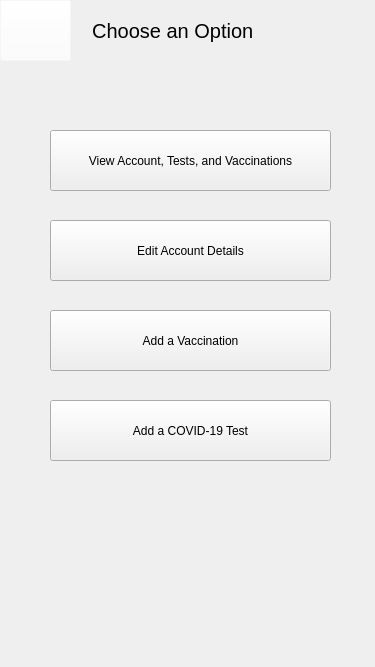
<?xml version="1.0" encoding="UTF-8"?>
<ui version="4.0">
 <class>AdminUserSelected</class>
 <widget class="QWidget" name="AdminUserSelected">
  <property name="geometry">
   <rect>
    <x>0</x>
    <y>0</y>
    <width>375</width>
    <height>667</height>
   </rect>
  </property>
  <property name="windowTitle">
   <string>Form</string>
  </property>
  <widget class="QLabel" name="lbl_topBar">
   <property name="geometry">
    <rect>
     <x>-2</x>
     <y>-15</y>
     <width>381</width>
     <height>91</height>
    </rect>
   </property>
   <property name="text">
    <string/>
   </property>
   <property name="pixmap">
    <pixmap resource="resources.qrc">:/images/topBar.png</pixmap>
   </property>
  </widget>
  <widget class="QPushButton" name="btn_accountDetailsView">
   <property name="geometry">
    <rect>
     <x>50</x>
     <y>130</y>
     <width>281</width>
     <height>61</height>
    </rect>
   </property>
   <property name="text">
    <string>View Account, Tests, and Vaccinations</string>
   </property>
  </widget>
  <widget class="QLabel" name="lbl_usersName">
   <property name="geometry">
    <rect>
     <x>70</x>
     <y>0</y>
     <width>241</width>
     <height>61</height>
    </rect>
   </property>
   <property name="styleSheet">
    <string notr="true">color:black;
font-size:20px;
font-family:arial;</string>
   </property>
   <property name="text">
    <string>    Choose an Option</string>
   </property>
  </widget>
  <widget class="QPushButton" name="btn_backToSearch">
   <property name="geometry">
    <rect>
     <x>0</x>
     <y>0</y>
     <width>71</width>
     <height>61</height>
    </rect>
   </property>
   <property name="styleSheet">
    <string notr="true">image: url(:/images/backArrow2.png);
background-color: rgba(255, 255, 255, 0);</string>
   </property>
   <property name="text">
    <string/>
   </property>
  </widget>
  <widget class="QPushButton" name="btn_testAdd">
   <property name="geometry">
    <rect>
     <x>50</x>
     <y>400</y>
     <width>281</width>
     <height>61</height>
    </rect>
   </property>
   <property name="text">
    <string>Add a COVID-19 Test</string>
   </property>
  </widget>
  <widget class="QPushButton" name="btn_vaxAdd">
   <property name="geometry">
    <rect>
     <x>50</x>
     <y>310</y>
     <width>281</width>
     <height>61</height>
    </rect>
   </property>
   <property name="text">
    <string>Add a Vaccination</string>
   </property>
  </widget>
  <widget class="QPushButton" name="btn_accountDetailsEdit">
   <property name="geometry">
    <rect>
     <x>50</x>
     <y>220</y>
     <width>281</width>
     <height>61</height>
    </rect>
   </property>
   <property name="text">
    <string>Edit Account Details</string>
   </property>
  </widget>
  <zorder>lbl_topBar</zorder>
  <zorder>btn_accountDetailsView</zorder>
  <zorder>lbl_usersName</zorder>
  <zorder>btn_testAdd</zorder>
  <zorder>btn_vaxAdd</zorder>
  <zorder>btn_accountDetailsEdit</zorder>
  <zorder>btn_backToSearch</zorder>
 </widget>
 <resources>
  <include location="resources.qrc"/>
 </resources>
 <connections/>
</ui>
